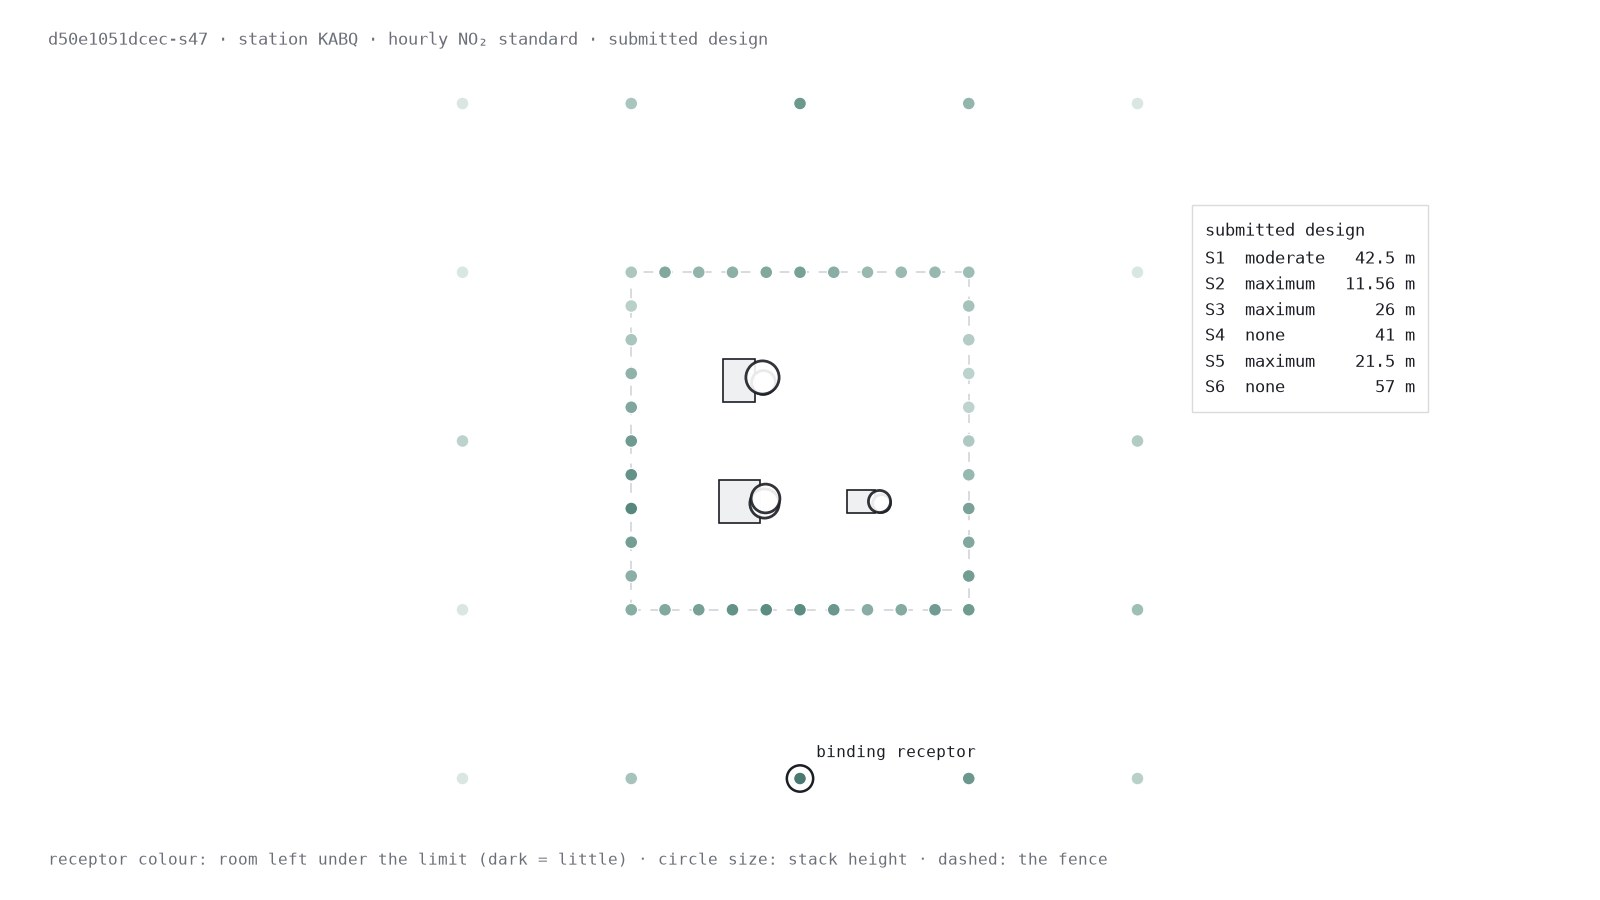

This figure's Python source:
"""Draw the banner from one recorded episode: python docs/banner.py EPISODE.json docs/banner.jpg

A plan view of the plant: buildings, stacks at their submitted heights, the fence, and every receptor
within 500 m coloured by how much room the submitted design left under the hourly NO2 limit there.
Needs matplotlib (`uv run --with matplotlib python docs/banner.py ...`).
"""
import json
import sys

import matplotlib
matplotlib.use('Agg')
import matplotlib.pyplot as plt  # noqa: E402
from matplotlib.colors import LinearSegmentedColormap  # noqa: E402
from matplotlib.patches import Rectangle  # noqa: E402

INK, PAPER, RULE, MUTED, SOFT = '#1B1E24', '#FFFFFF', '#D9DBE0', '#6B7078', '#EEF0F2'
SAGE = ['#D9E6E2', '#9ABAB1', '#5F8E84', '#33605A']  # light to dark: more room under the limit, then less


def main(episode_path: str, out: str) -> None:
    record = json.load(open(episode_path))
    geometry = record['geometry']
    design = record['steps'][-1]['args']['design']
    margins = record['steps'][-1]['receptor_margins']['NO2_1h']
    fig = plt.figure(figsize=(16, 9), dpi=100)
    fig.patch.set_facecolor(PAPER)
    ax = fig.add_axes([0.03, 0.09, 0.94, 0.84])
    ax.set_facecolor(PAPER)
    ax.set_xlim(-1000, 1000)
    ax.set_ylim(-560, 560)
    ax.set_aspect('equal')
    ax.axis('off')
    ax.add_patch(Rectangle((-250, -250), 500, 500, fill=False, edgecolor=RULE, linewidth=1.4, linestyle=(0, (5, 5))))
    for b in geometry['buildings']:
        ax.fill([c[0] for c in b['corners']], [c[1] for c in b['corners']], color=SOFT, edgecolor=INK, linewidth=1.2, zorder=2)
    shown = [(r, m) for r, m in zip(geometry['receptors'], margins) if max(abs(r[0]), abs(r[1])) <= 520]
    ordered = sorted(m for _, m in shown)
    cap = ordered[int(len(ordered) * .9)]  # the darkest tenth is the near-binding set
    cmap = LinearSegmentedColormap.from_list('sage', SAGE[::-1])
    ax.scatter([r[0] for r, _ in shown], [r[1] for r, _ in shown], s=85, c=[cmap(min(m, cap) / cap) for _, m in shown],
               edgecolors=PAPER, linewidths=.9, zorder=3)
    for s in geometry['stacks']:
        height = design[s['id']]['height_m']
        ax.scatter([s['x_m']], [s['y_m']], s=60 + 9 * height, facecolors=PAPER, edgecolors=INK, linewidths=2, alpha=.9, zorder=4)
    binding = next(st for st in record['final']['standards'] if st['id'] == 'NO2_1h')['binding_receptor']
    ax.scatter([binding['x_m']], [binding['y_m']], s=360, facecolors='none', edgecolors=INK, linewidths=1.8, zorder=5)
    ax.text(binding['x_m'] + 24, binding['y_m'] + 26, 'binding receptor', fontsize=11.5, color=INK, family='monospace', va='bottom')
    lines = [f"{s['id']}  {design[s['id']]['control'].split('_')[-1]:<8} {design[s['id']]['height_m']:>6g} m" for s in geometry['stacks']]
    ax.text(600, 330, 'submitted design\n' + '\n'.join(lines), fontsize=12, color=INK, family='monospace', va='top',
            linespacing=1.55, bbox=dict(facecolor=PAPER, edgecolor=RULE, boxstyle='square,pad=0.8'))
    fig.text(0.03, 0.965, f"{geometry['task_id']} · station {geometry['station']} · hourly NO₂ standard · submitted design",
             fontsize=12.5, color=MUTED, family='monospace', va='top')
    fig.text(0.03, 0.035, 'receptor colour: room left under the limit (dark = little) · circle size: stack height · dashed: the fence',
             fontsize=11.5, color=MUTED, family='monospace', va='bottom')
    fig.savefig(out, facecolor=PAPER, pil_kwargs={'quality': 88})


if __name__ == '__main__':
    main(sys.argv[1], sys.argv[2])
